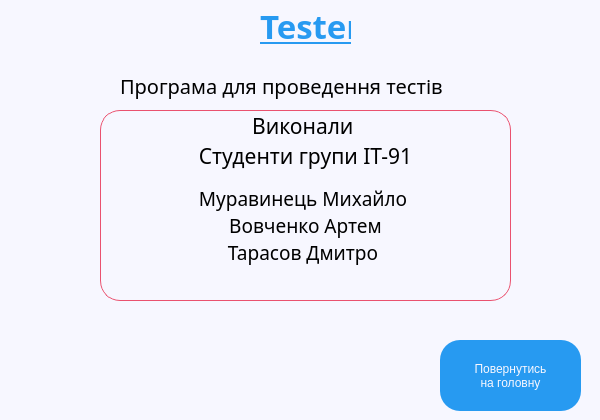
<?xml version="1.0" encoding="UTF-8"?>
<ui version="4.0">
 <class>AboutPage</class>
 <widget class="QWidget" name="AboutPage">
  <property name="geometry">
   <rect>
    <x>0</x>
    <y>0</y>
    <width>600</width>
    <height>420</height>
   </rect>
  </property>
  <property name="windowTitle">
   <string>AboutPage</string>
  </property>
  <property name="styleSheet">
   <string notr="true">background-color: #f7f7ff;</string>
  </property>
  <widget class="QPushButton" name="btnReturnToMain">
   <property name="geometry">
    <rect>
     <x>440</x>
     <y>340</y>
     <width>141</width>
     <height>71</height>
    </rect>
   </property>
   <property name="cursor">
    <cursorShape>PointingHandCursor</cursorShape>
   </property>
   <property name="styleSheet">
    <string notr="true">QPushButton
{
	background-color: #279AF1;
	border-radius: 20px;
	padding: 4px;
	color: #f7f7ff;
}
QPushButton:hover
 { 
	background-color: #23B5D3;
}</string>
   </property>
   <property name="text">
    <string>Повернутись 
 на головну </string>
   </property>
  </widget>
  <widget class="QListWidget" name="listWidget">
   <property name="geometry">
    <rect>
     <x>100</x>
     <y>110</y>
     <width>411</width>
     <height>191</height>
    </rect>
   </property>
   <property name="toolTip">
    <string>&lt;html&gt;&lt;head/&gt;&lt;body&gt;&lt;p align=&quot;center&quot;&gt;&lt;br/&gt;&lt;/p&gt;&lt;/body&gt;&lt;/html&gt;</string>
   </property>
   <property name="styleSheet">
    <string notr="true">border: 1px solid #ea526f;
border-radius: 20px;</string>
   </property>
   <item>
    <property name="text">
     <string>Виконали </string>
    </property>
    <property name="font">
     <font>
      <family>Ubuntu Condensed</family>
      <pointsize>16</pointsize>
      <italic>false</italic>
      <underline>false</underline>
     </font>
    </property>
    <property name="textAlignment">
     <set>AlignCenter</set>
    </property>
    <property name="background">
     <brush brushstyle="NoBrush">
      <color alpha="255">
       <red>0</red>
       <green>0</green>
       <blue>0</blue>
      </color>
     </brush>
    </property>
   </item>
   <item>
    <property name="text">
     <string>Студенти групи ІТ-91</string>
    </property>
    <property name="font">
     <font>
      <family>Ubuntu Condensed</family>
      <pointsize>16</pointsize>
     </font>
    </property>
    <property name="textAlignment">
     <set>AlignCenter</set>
    </property>
   </item>
   <item>
    <property name="text">
     <string/>
    </property>
   </item>
   <item>
    <property name="text">
     <string>Муравинець Михайло </string>
    </property>
    <property name="font">
     <font>
      <family>Ubuntu Condensed</family>
      <pointsize>14</pointsize>
     </font>
    </property>
    <property name="textAlignment">
     <set>AlignCenter</set>
    </property>
    <property name="background">
     <brush brushstyle="NoBrush">
      <color alpha="255">
       <red>0</red>
       <green>0</green>
       <blue>0</blue>
      </color>
     </brush>
    </property>
    <property name="foreground">
     <brush brushstyle="NoBrush">
      <color alpha="255">
       <red>0</red>
       <green>0</green>
       <blue>0</blue>
      </color>
     </brush>
    </property>
   </item>
   <item>
    <property name="text">
     <string>Вовченко Артем</string>
    </property>
    <property name="font">
     <font>
      <family>Ubuntu Condensed</family>
      <pointsize>14</pointsize>
     </font>
    </property>
    <property name="textAlignment">
     <set>AlignCenter</set>
    </property>
    <property name="background">
     <brush brushstyle="NoBrush">
      <color alpha="255">
       <red>0</red>
       <green>0</green>
       <blue>0</blue>
      </color>
     </brush>
    </property>
   </item>
   <item>
    <property name="text">
     <string>Тарасов Дмитро </string>
    </property>
    <property name="font">
     <font>
      <family>Ubuntu Condensed</family>
      <pointsize>14</pointsize>
     </font>
    </property>
    <property name="textAlignment">
     <set>AlignCenter</set>
    </property>
    <property name="background">
     <brush brushstyle="NoBrush">
      <color alpha="255">
       <red>0</red>
       <green>0</green>
       <blue>0</blue>
      </color>
     </brush>
    </property>
   </item>
  </widget>
  <widget class="QLabel" name="label">
   <property name="geometry">
    <rect>
     <x>120</x>
     <y>70</y>
     <width>381</width>
     <height>31</height>
    </rect>
   </property>
   <property name="font">
    <font>
     <family>Ubuntu Condensed</family>
     <pointsize>15</pointsize>
    </font>
   </property>
   <property name="text">
    <string>Програма для проведення тестів </string>
   </property>
  </widget>
  <widget class="QLabel" name="lblMainName">
   <property name="geometry">
    <rect>
     <x>260</x>
     <y>0</y>
     <width>91</width>
     <height>51</height>
    </rect>
   </property>
   <property name="font">
    <font>
     <family>Ubuntu Condensed</family>
     <pointsize>25</pointsize>
     <weight>75</weight>
     <italic>false</italic>
     <bold>true</bold>
     <underline>true</underline>
    </font>
   </property>
   <property name="styleSheet">
    <string notr="true">color: #279af1;</string>
   </property>
   <property name="text">
    <string>Tester</string>
   </property>
  </widget>
 </widget>
 <resources/>
 <connections/>
</ui>
